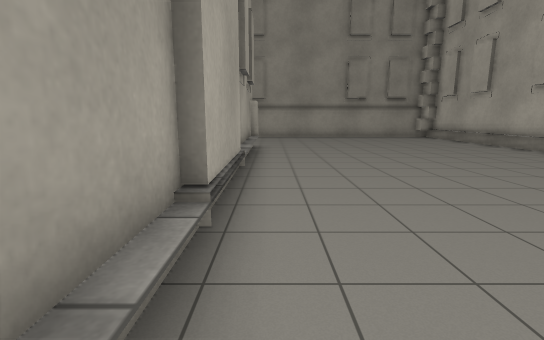
View 1 (above)

12 first-person views from a walk through a robot-simulator world made for Gazebo. The camera is 1.2 m above the floor, tilts 10° down and sees 85° across. The lines on the ground mark 1 m squares. The floor is counted in squares, 1 m on a side. Each view is taken from the middle of a square. On the plan, view 1 faces up. The plan holds only what a view shows up to about 13 squares ahead; the rest is blank. The place goes on beyond the plan. Some stock models are drawn as simple stand-ins. Surface patterns are stand-ins for the level's own textures.

View 2
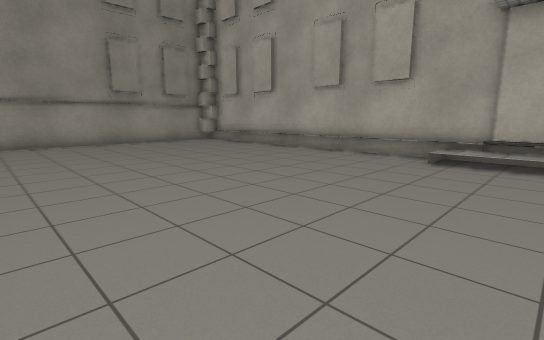

View 3
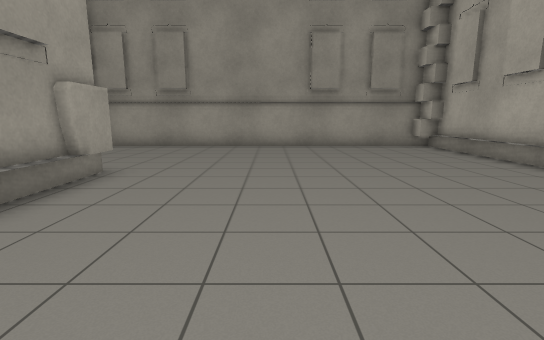

View 4
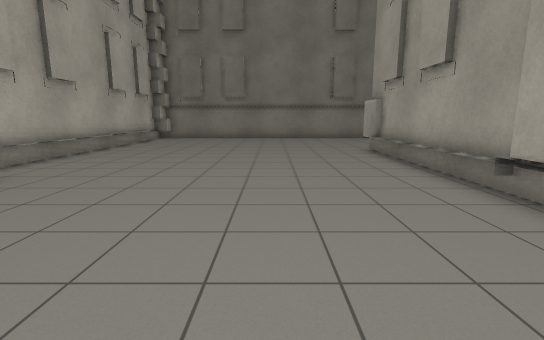

View 5
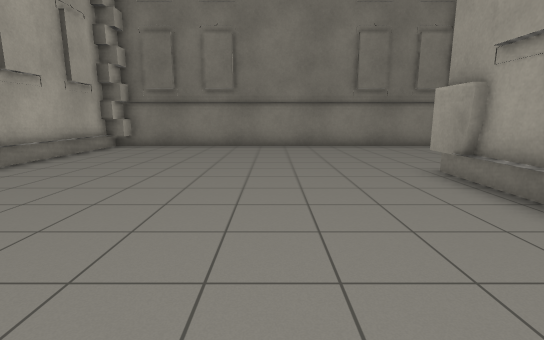

View 6
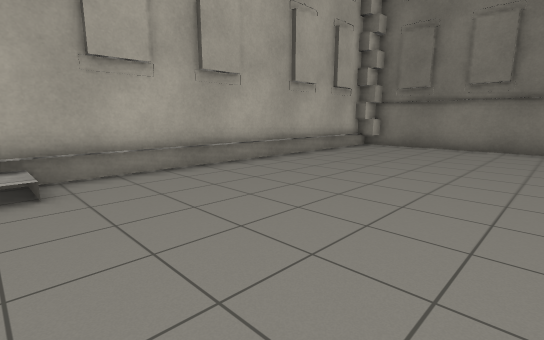

View 7
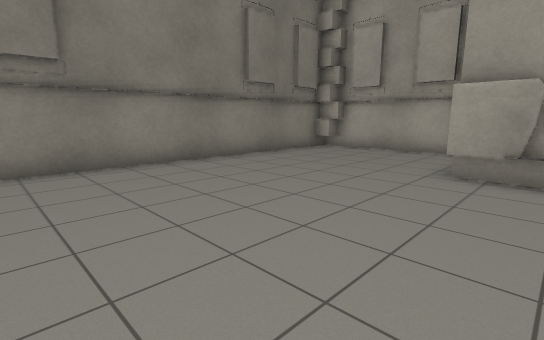

View 8
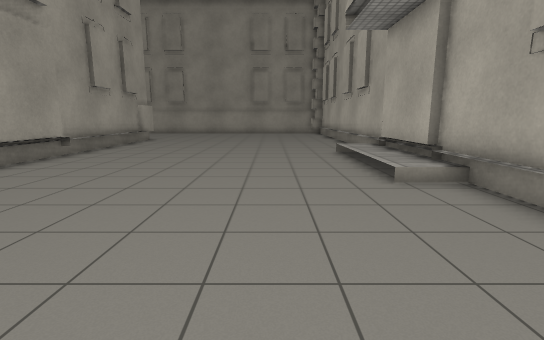

View 9
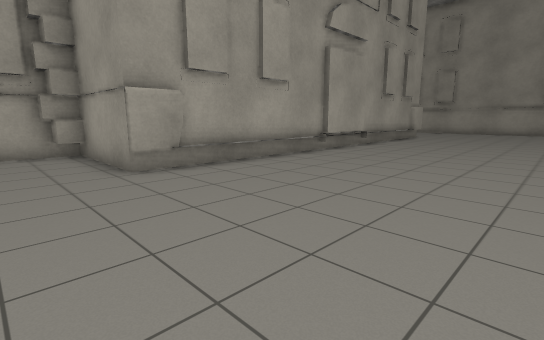

View 10
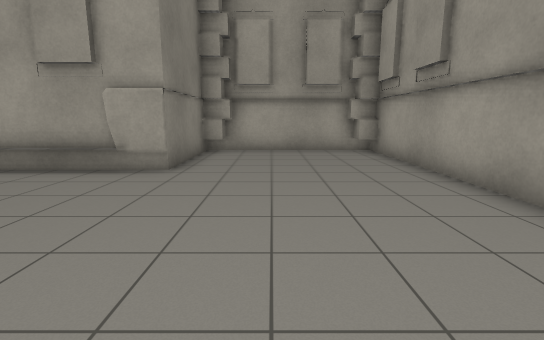

View 11
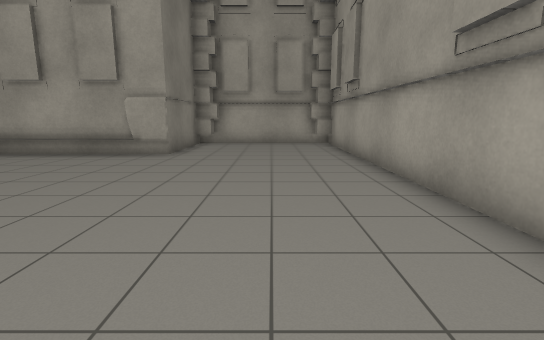

View 12
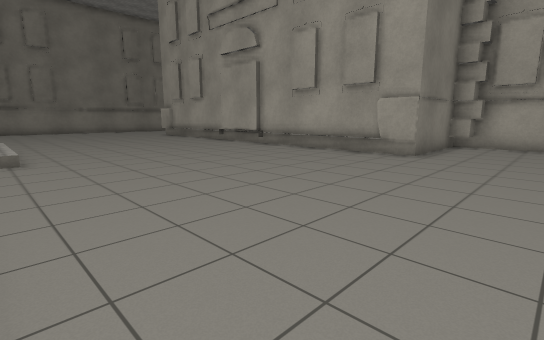

### Floor plan
Points are (right, up) in squares from view 1. A wall is a line through its corners. A room is listed if a view was taken in it or the views show most of it. See-through windows are left out.
Room 1 (views 1, 2, 3, 4, 5, 6, 7, 8, 9, 10, 11, 12)
walls: (-0.6, 5.5) (-0.6, 2.5); (9.4, 2.5) (9.4, 5.5); (9.7, 2.7) (9.7, 18.7) (-5.1, 18.7) (-5.1, 12.6) (-0.6, 12.6) (-0.6, 11.2); (-0.6, -3.4) (-0.6, -4.6) (-5.1, -4.6) (-5.1, -10.4); (-0.8, 12.6) (-0.8, -4.6); (-4.6, -4.5) (-4.6, -5.6); (-4.4, 13.3) (-4.4, 12.5); (-4.6, 13.5) (-4.6, 12.5); (9.8, 17.8) (9.2, 17.8) (9.2, 18.7); (-4.6, -9.8) (-4.6, -10.7) (9.7, -10.7) (9.7, 2.6); (9, -10.8) (9, -10); (9.2, -10.8) (9.2, -9.8) (9.8, -9.8); (-4.6, 18.7) (-4.6, 17.8)
low walls: (9.8, 1.4) (8.3, 1.4); (-4.4, -4.5) (-4.4, -5.3); (9, -10) (9.8, -10); (9.8, 18) (9, 18) (9, 18.7); (-4.4, -10.1) (-4.4, -10.8); (-4.4, 18.7) (-4.4, 18)

Where each view was taken, in squares from view 1:
view 1: 0 up, 0 right, facing up
view 2: 4 up, 0 right, facing up-right
view 3: 6 up, 3 right, facing up
view 4: 7 up, 3 right, facing down
view 5: 2 up, 3 right, facing down
view 6: 2 up, 3 right, facing down-right
view 7: 3 down, 6 right, facing down-left
view 8: 4 down, 6 right, facing up
view 9: 7 down, 6 right, facing up-left
view 10: 15 up, 6 right, facing left
view 11: 16 up, 9 right, facing left
view 12: 16 up, 9 right, facing down-left
